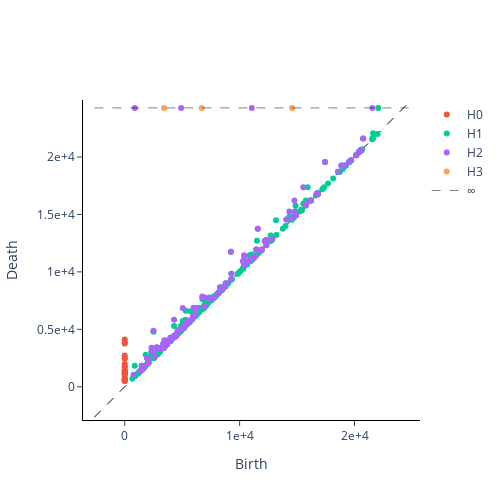

Write notebook code for a chart like this one.
### Code cell
from gtda.plotting import plot_diagram
i = 7  # range 0- 97，是队伍
plot_diagram(diagrams[i])

### Figure 1 — Plotly figure (JSON) as saved in the notebook; plotly's stock layout.template omitted (floating-point values rounded to 4 significant figures; data arrays with more than 128 entries replaced by an {"elided": "..."} marker saying what was removed)
{"data": [{"hoverinfo": "none", "line": {"color": "black", "dash": "dash", "width": 1}, "mode": "lines", "showlegend": false, "type": "scatter", "x": [-2648.0, 24720.0], "y": [-2648.0, 24720.0]}, {"hoverinfo": "text", "hovertext": ["(0.0, 4120.85302734375)", "(0.0, 3839.27294921875)", "(0.0, 3756.785888671875)", "(0.0, 2714.6689453125)", "(0.0, 2475.7880859375)", "(0.0, 2463.470703125)", "(0.0, 1975.76123046875)", "(0.0, 1759.7576904296875)", "(0.0, 1704.379150390625)", "(0.0, 1441.4671630859375)", "(0.0, 1366.739013671875)", "(0.0, 1302.076416015625)", "(0.0, 1230.13330078125)", "(0.0, 1153.0643310546875)", "(0.0, 1084.4302978515625)", "(0.0, 1071.2977294921875)", "(0.0, 843.8756103515625)", "(0.0, 699.255126953125)", "(0.0, 623.2667846679688)", "(0.0, 593.4255981445312)", "(0.0, 593.2572021484375)", "(0.0, 542.5925903320312)", "(0.0, 529.3358154296875)", "(0.0, 497.594482421875)"], "mode": "markers", "name": "H0", "type": "scatter", "x": [0, 0, 0, 0, 0, 0, 0, 0, 0, 0, 0, 0, 0, 0, 0, 0, 0, 0, 0, 0, 0, 0, 0, 0], "y": [4121.0, 3839.0, 3757.0, 2715.0, 2476.0, 2463.0, 1976.0, 1760.0, 1704.0, 1441.0, 1367.0, 1302.0, 1230.0, 1153.0, 1084.0, 1071.0, 843.9, 699.3, 623.3, 593.4, 593.3, 542.6, 529.3, 497.6]}, {"hoverinfo": "text", "hovertext": {"elided": "396 str values"}, "mode": "markers", "name": "H1", "type": "scatter", "x": {"elided": "396 float values"}, "y": {"elided": "396 float values"}}, {"hoverinfo": "text", "hovertext": {"elided": "166 str values"}, "mode": "markers", "name": "H2", "type": "scatter", "x": {"elided": "166 float values"}, "y": {"elided": "166 float values"}}, {"hoverinfo": "text", "hovertext": ["(14565.289100044953, inf)", "(3419.2637330025314, inf)", "(6696.2195778719515, inf)"], "mode": "markers", "name": "H3", "type": "scatter", "x": [14570.0, 3419.0, 6696.0], "y": [24270.0, 24270.0, 24270.0]}, {"hoverinfo": "text", "hovertext": [], "mode": "markers", "name": "H4", "type": "scatter", "x": [], "y": []}, {"hoverinfo": "none", "line": {"color": "black", "dash": "dash", "width": 0.5}, "mode": "lines", "name": "∞", "showlegend": true, "type": "scatter", "x": [-2648.0, 24720.0], "y": [24270.0, 24270.0]}], "layout": {"height": 500, "plot_bgcolor": "white", "width": 500, "xaxis": {"autorange": false, "exponentformat": "e", "linecolor": "black", "linewidth": 1, "mirror": false, "range": [-2648.0, 24720.0], "showexponent": "all", "showline": true, "side": "bottom", "ticks": "outside", "title": {"text": "Birth"}, "type": "linear", "zeroline": true}, "yaxis": {"autorange": false, "exponentformat": "e", "linecolor": "black", "linewidth": 1, "mirror": false, "range": [-2648.0, 24720.0], "scaleanchor": "x", "scaleratio": 1, "showexponent": "all", "showline": true, "side": "left", "ticks": "outside", "title": {"text": "Death"}, "type": "linear", "zeroline": true}}}
